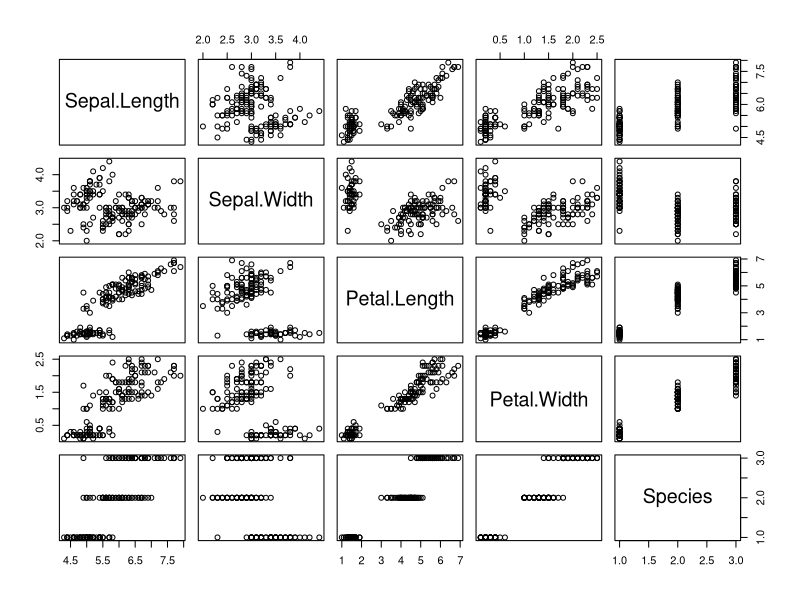
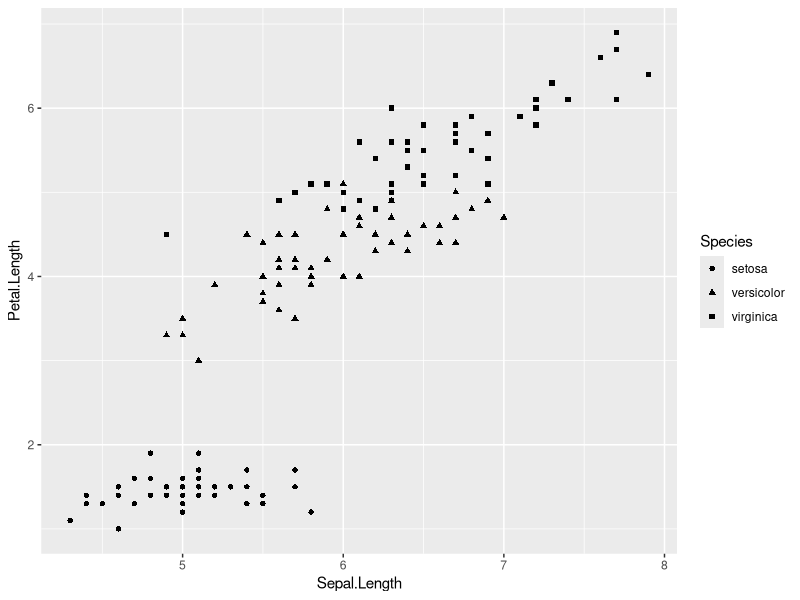

Write the R code that produced these figures, in order. (Note: this script raises an error after producing the figures.)
iris
head(iris)
plot(iris)
#Solution Using LDA
require(MASS)
lda_output=lda(Species~.,data=iris)


library(ggplot2)
ggplot(iris, aes(x = Sepal.Length, y = Petal.Length)) + geom_point(aes(shape = Species))


#LDA Confusion matrix
f <- table(Observed=iris$Species, Predicted=pred$class)
f
sum(diag(f))/sum(f)
#OR other method to find confusion matrix
library(caret)
#Accuracy is the OR in this Confusion marix
confusionMatrix(iris$Species, pred$class)

#Solution using RarandomForest()
rf=cforest(Species~.,data=iris)
# Prediction & Confusion Matrix - train data
library(caret)
p1 <- predict(rf)
confusionMatrix(iris$Species, p1)
#Accuracy is the OR in this Confusion marix

#decision tress
Dt_output <- ctree(Species ~ ., data = iris)
# Prediction & Confusion Matrix - train data
library(caret)
p_Dt <- predict(Dt_output)
confusionMatrix(iris$Species, p_Dt)
results <- resamples(list(lda=lda_output, rf=rf))
summary(results)
